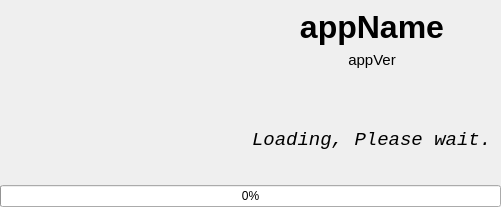
<?xml version="1.0" encoding="UTF-8"?>
<ui version="4.0">
 <class>welcomeBanner</class>
 <widget class="QDialog" name="welcomeBanner">
  <property name="geometry">
   <rect>
    <x>0</x>
    <y>0</y>
    <width>501</width>
    <height>207</height>
   </rect>
  </property>
  <property name="sizePolicy">
   <sizepolicy hsizetype="Fixed" vsizetype="Fixed">
    <horstretch>0</horstretch>
    <verstretch>0</verstretch>
   </sizepolicy>
  </property>
  <property name="windowTitle">
   <string>Smart Clinic</string>
  </property>
  <property name="modal">
   <bool>true</bool>
  </property>
  <layout class="QGridLayout" name="gridLayout">
   <property name="leftMargin">
    <number>0</number>
   </property>
   <property name="topMargin">
    <number>0</number>
   </property>
   <property name="rightMargin">
    <number>0</number>
   </property>
   <property name="bottomMargin">
    <number>0</number>
   </property>
   <property name="spacing">
    <number>0</number>
   </property>
   <item row="0" column="0">
    <widget class="QWidget" name="widget" native="true">
     <property name="styleSheet">
      <string notr="true">QWidget#widget
{
image: url(:/banner/banner3);
}</string>
     </property>
     <layout class="QGridLayout" name="gridLayout_3">
      <property name="leftMargin">
       <number>0</number>
      </property>
      <property name="topMargin">
       <number>0</number>
      </property>
      <property name="rightMargin">
       <number>0</number>
      </property>
      <property name="bottomMargin">
       <number>0</number>
      </property>
      <property name="spacing">
       <number>0</number>
      </property>
      <item row="0" column="1">
       <widget class="QWidget" name="data" native="true">
        <layout class="QGridLayout" name="gridLayout_2">
         <item row="0" column="0" colspan="3">
          <widget class="QLabel" name="appName">
           <property name="font">
            <font>
             <pointsize>24</pointsize>
             <weight>75</weight>
             <bold>true</bold>
            </font>
           </property>
           <property name="text">
            <string>appName</string>
           </property>
           <property name="alignment">
            <set>Qt::AlignCenter</set>
           </property>
          </widget>
         </item>
         <item row="1" column="1">
          <widget class="QLabel" name="appVer">
           <property name="font">
            <font>
             <pointsize>11</pointsize>
            </font>
           </property>
           <property name="text">
            <string>appVer</string>
           </property>
           <property name="alignment">
            <set>Qt::AlignCenter</set>
           </property>
          </widget>
         </item>
         <item row="2" column="0">
          <spacer name="horizontalSpacer_2">
           <property name="orientation">
            <enum>Qt::Horizontal</enum>
           </property>
           <property name="sizeHint" stdset="0">
            <size>
             <width>77</width>
             <height>20</height>
            </size>
           </property>
          </spacer>
         </item>
         <item row="2" column="1">
          <widget class="QLabel" name="progress">
           <property name="minimumSize">
            <size>
             <width>48</width>
             <height>48</height>
            </size>
           </property>
           <property name="maximumSize">
            <size>
             <width>48</width>
             <height>48</height>
            </size>
           </property>
           <property name="styleSheet">
            <string notr="true"/>
           </property>
           <property name="text">
            <string/>
           </property>
          </widget>
         </item>
         <item row="2" column="2">
          <spacer name="horizontalSpacer_3">
           <property name="orientation">
            <enum>Qt::Horizontal</enum>
           </property>
           <property name="sizeHint" stdset="0">
            <size>
             <width>77</width>
             <height>20</height>
            </size>
           </property>
          </spacer>
         </item>
         <item row="3" column="0" colspan="3">
          <widget class="QLabel" name="message">
           <property name="font">
            <font>
             <family>Consolas</family>
             <pointsize>14</pointsize>
             <weight>50</weight>
             <italic>true</italic>
             <bold>false</bold>
            </font>
           </property>
           <property name="text">
            <string>Loading, Please wait.</string>
           </property>
          </widget>
         </item>
        </layout>
       </widget>
      </item>
      <item row="0" column="0">
       <spacer name="horizontalSpacer">
        <property name="orientation">
         <enum>Qt::Horizontal</enum>
        </property>
        <property name="sizeHint" stdset="0">
         <size>
          <width>236</width>
          <height>17</height>
         </size>
        </property>
       </spacer>
      </item>
      <item row="2" column="0" colspan="2">
       <widget class="QProgressBar" name="progressBar">
        <property name="value">
         <number>0</number>
        </property>
       </widget>
      </item>
      <item row="1" column="1">
       <widget class="QLabel" name="current_stage">
        <property name="font">
         <font>
          <pointsize>10</pointsize>
         </font>
        </property>
        <property name="text">
         <string/>
        </property>
        <property name="alignment">
         <set>Qt::AlignCenter</set>
        </property>
       </widget>
      </item>
     </layout>
    </widget>
   </item>
  </layout>
 </widget>
 <resources/>
 <connections/>
</ui>
